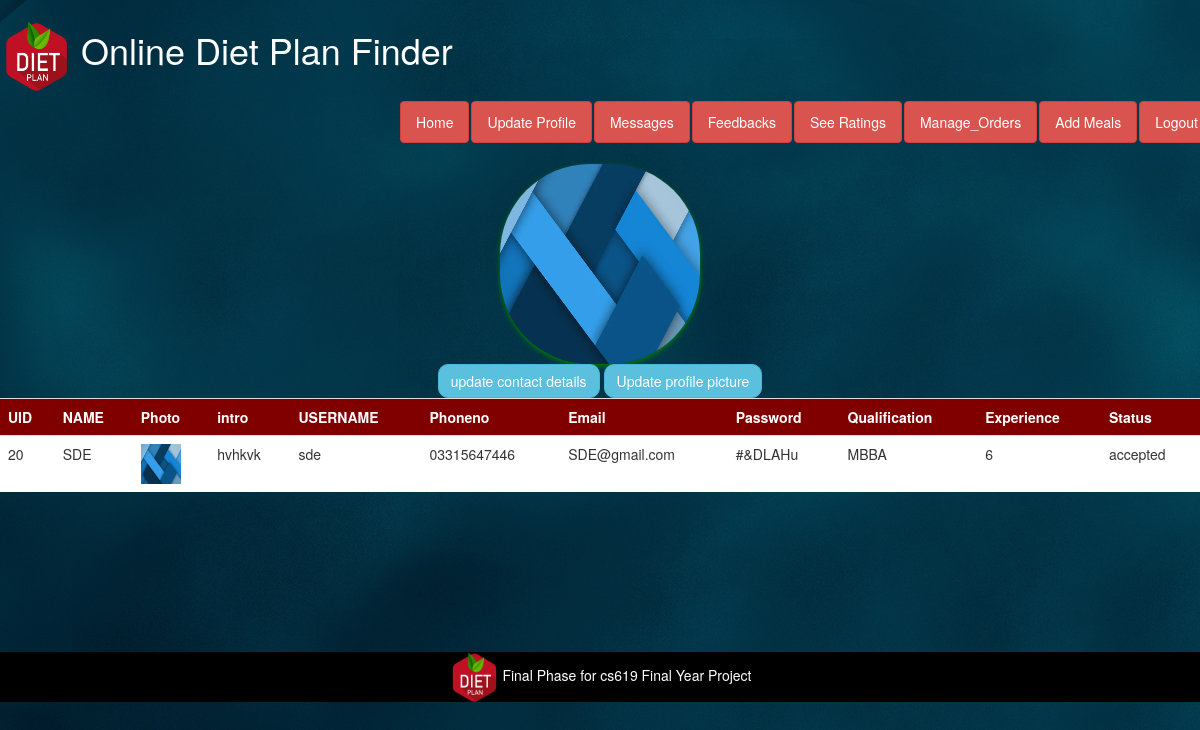
Screenshot of /update_nutritionist.php (signed in) with the database file from the repository.
### tables this page shows
CREATE TABLE IF NOT EXISTS `user` (
  `UID` int(11) NOT NULL AUTO_INCREMENT,
  `name` varchar(20) NOT NULL,
  `username` varchar(100) NOT NULL,
  `phone` varchar(13) NOT NULL,
  `email` varchar(50) NOT NULL,
  `password` varchar(20) NOT NULL,
  `type` varchar(30) NOT NULL,
  `status` varchar(30) NOT NULL,
  `pic` varchar(500) DEFAULT NULL,
  `intro` varchar(1000) DEFAULT NULL,
  `qualification` varchar(200) DEFAULT NULL,
  `experience` varchar(400) DEFAULT NULL,
  PRIMARY KEY (`UID`)
);

### update_nutritionist.php (the view, shortened to what this page needs)
 <!DOCTYPE html>
<html lang="en">
  <head>
    <link rel="stylesheet" href="https://cdnjs.cloudflare.com/ajax/libs/font-awesome/4.7.0/css/font-awesome.min.css">
    <link href="css/bootstrap.min.css" rel="stylesheet">
<link rel="stylesheet" href="https://maxcdn.bootstrapcdn.com/bootstrap/3.4.1/css/bootstrap.min.css">
  </head>
  <body  >
  <div class="navbar" style="background-color: url(img/baC.jpg)"  >
     <header><b><a href="nutritionist.php"> <h1 style="color:white" ><img src="img/logo1.png" width="70px" height="70px"> Online Diet Plan Finder</h1></a></header>
                     <ul class="nav nav-pills navbar-right">
                     <li><a style="color:white" class="btn btn-danger" href="nutritionist.php" >Home</a></li>
                                                      <li><a style="color:white" class="btn btn-danger" href="update_nutritionist.php" >Update Profile</a></li>
                                                      <li><a style="color:white" class="btn btn-danger" href="n_messages.php" >Messages</a></li>
                                                      <li><a style="color:white" class="btn btn-danger" href="n_feedbacks.php" >Feedbacks</a></li>
                                                      <li><a style="color:white" class="btn btn-danger" href="view_ratings.php" >See Ratings</a></li>
                                                        <li><a style="color:white" class="btn btn-danger" href="manage_orders.php" >Manage_Orders</a></li>
                                                        <li><a style="color:white" class="btn btn-danger" href="Add_meals.php" >Add Meals</a></li>
                                                    <li><a href="logout.php" style="color:white" class="btn btn-danger" style="color:white" >Logout</a></li>
                            </ul>
        </div>
 <span style="background-image: url(img/baC.jpg)">
<body>
<?php
if(isset($_SESSION['UID'])){
  $UID=$_SESSION['UID'];
  $db=mysqli_connect('localhost','root','','diet');
  $sql="select * from user where UID=$UID ";
  $result=mysqli_query($db,$sql);
while($row=mysqli_fetch_assoc($result)){
$UID=$row['UID'];
$name=$row['name'];
$username=$row['username'];
$phone=$row['phone'];
$email=$row['email'];
$password=$row['password'];
$status=$row['status'];
$intro=$row['intro'];
$pic=$row['pic'];
$qualification=$row['qualification'];
$experience=$row['experience'];
  }
}
?>
<center>
<img src="img/<?php echo $pic?>"style="border-radius:90px;width:200px !important; height: 200px !important;box-shadow: 0 2px 5px green">
</center>
<center><?php echo "<a href='change_info.php?UID=$UID' style='border-radius:10px' class='btn btn-info' >update contact details</a>"; ?>
 <?php echo "<a href='change_pic.php'  style='border-radius:10px' class='btn btn-info' >Update profile picture</a>"; ?>
</center>
<table class="table" width="100%">
<tr>
    <th>UID</th>
    <th>NAME</th>
    <th>Photo</th>
    <th>intro</th>
    <th>USERNAME</th>
    <th>Phoneno</th>
    <th>Email</th>
    <th>Password</th>
    <th>Qualification</th>
    <th>Experience</th>
    <th>Status</th>
</tr>
<tr>
    <td> <?php Echo $UID;  ?> </td>
    <td> <?php Echo $name;  ?> </td>
    <td> <img src="img/<?php Echo $pic;  ?>" width="40px" height="40px"> </td>
    <td> <?php Echo $intro;  ?> </td>
    <td> <?php Echo $username;  ?> </td>
    <td> <?php Echo $phone;  ?> </td>
    <td> <?php Echo $email;  ?> </td>
    <td> <?php Echo $password;  ?> </td>
    <td> <?php Echo $qualification;  ?> </td>
    <td> <?php Echo $experience;  ?> </td>
    <td> <?php Echo $status;  ?> </td>
</tr>
</table>
</body>
<br><Br><Br><br><br><br><Br>
<footer style="background-color:black;height:25%">
<center>
  <img src="img/logo1.png" height="50px" width="50px">
<a href="index.php" style="color:white">Final Phase for cs619 Final Year Project </a>
</center>
</footer>
</html>

### update_nutritionist.php (style rules this page uses)
body { background-image: url(img/baC.jpg); }
td { background-color:white; }
th { background-color:maroon; color:white; }

### rows the page displays
user: pic (picture), UID "20", name "SDE", intro "hvhkvk", username "sde", phone "03315647446", email "SDE@gmail.com", password "#&DLAHu", qualification "MBBA", experience "6", status "accepted"
